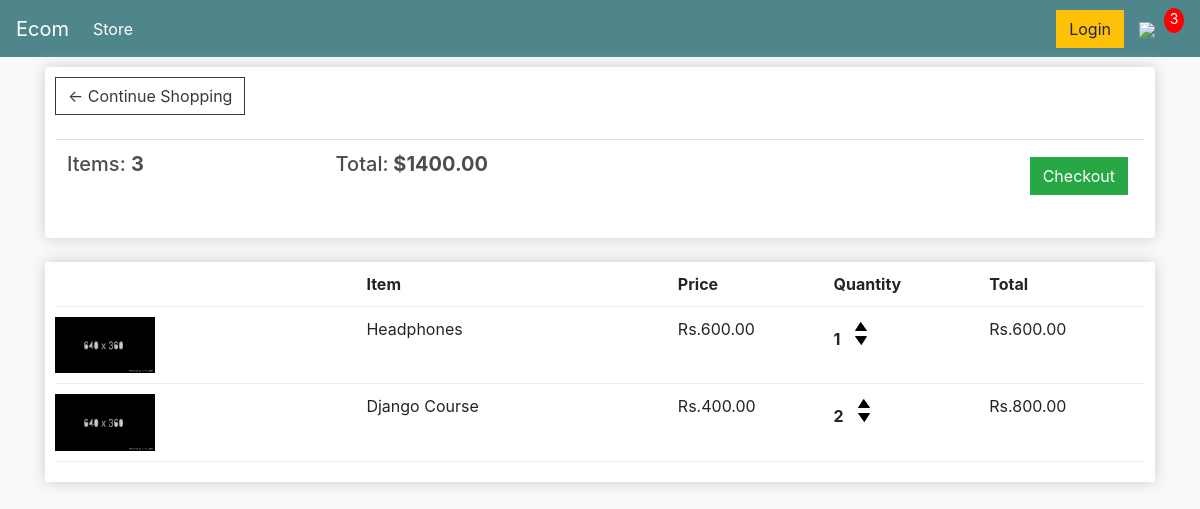
The page /cart/ (signed in) on the database as committed earlier.
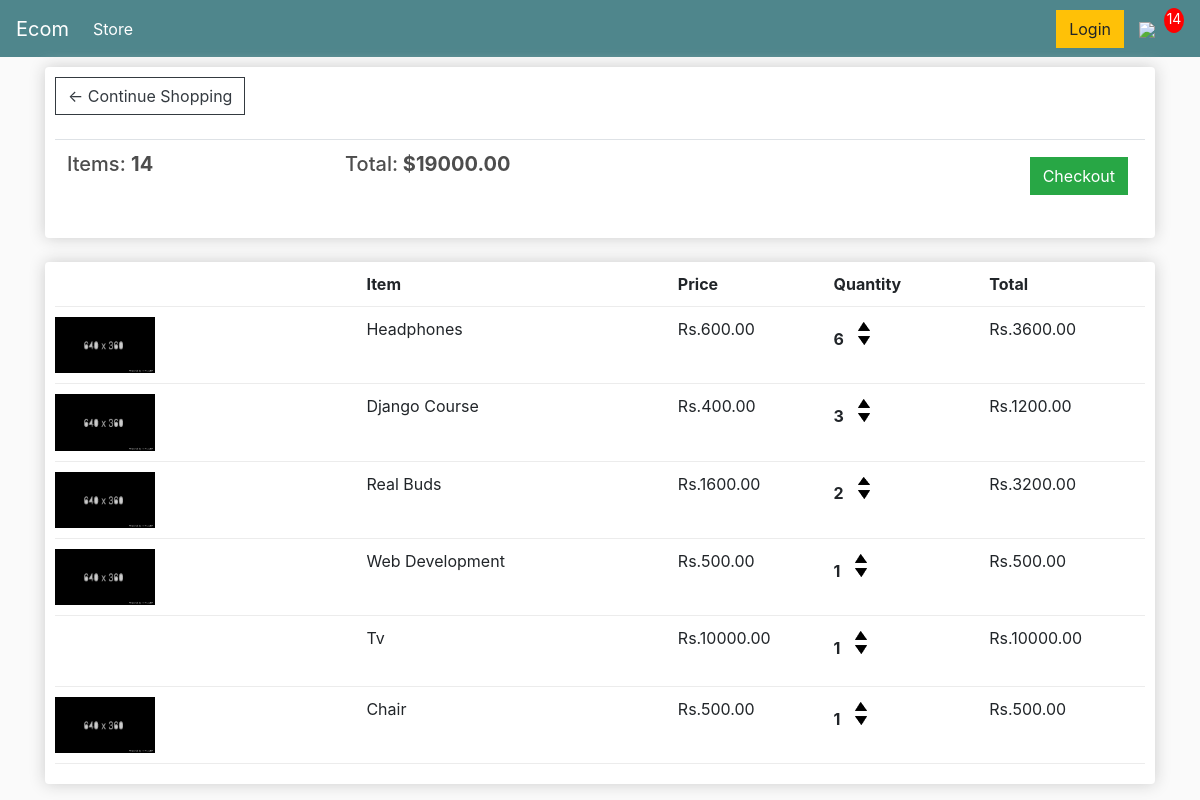
The same page on the database as committed later.
### ank/models.py (models this page shows, shortened)
class Order(models.Model):
	customer=models.ForeignKey(Customer, on_delete=models.SET_NULL,blank=True,null=True )
	date_ordered= models.DateTimeField(auto_now_add=True)
	complete=models.BooleanField(default=False,null=True,blank=False)
	transaction_id =models.CharField(max_length=200,null=True)
	@property
	def get_cart_total(self):
		orderitems=self.orderitem_set.all()
		total= sum([item.get_total for item in orderitems])
		return total
	@property
	def get_cart_items(self):
		orderitems=self.orderitem_set.all()
		total= sum([item.quantity for item in orderitems])
		return total

class OrderItem(models.Model):
	product =models.ForeignKey(Product, on_delete=models.SET_NULL,blank=True,null=True )
	order=models.ForeignKey(Order, on_delete=models.SET_NULL,blank=True,null=True )
	quantity =models.IntegerField(default=0,null=True,blank=True)
	date_added = models.DateTimeField(auto_now_add=True)
	@property
	def get_total(self):
		total=self.product.price * self.quantity
		return total

class Product(models.Model):
	name=models.CharField(max_length=200,null=True)
	price=models.FloatField()
	digital= models.BooleanField(default=False , null=True , blank=False)
	image=models.ImageField(null=True,blank=True)
	@property
	def imageURL(self):
		try:
			url=self.image.url
		except:
			url=''
		return url

### ank/views.py (the view)
# urls.py: path('cart/',views.cart,name="cart"),
def cart(request):
    if request.user.is_authenticated:
        customer = request.user.customer
        order, created = Order.objects.get_or_create(customer=customer, complete=False)
        items = order.orderitem_set.all()
        cartItems = order.get_cart_items
    else:
        items = []
        order = {'get_cart_total':0, 'get_cart_items':0, 'shipping':False}
        cartItems = order['get_cart_items']
    context = {'items':items, 'order':order, 'cartItems':cartItems}
    return render(request, 'ank/cart.html', context)

### ank/templates/ank/cart.html
{% extends 'ank/main.html' %}
{% load static %}
{% block content %}
    <div class="row">
        <div class="col-lg-12">
            <div class="box-element">
                <a  class="btn btn-outline-dark" href="{% url 'store' %}">&#x2190; Continue Shopping</a>
                <br>
                <br>
                <table class="table">
                    <tr>
                        <th><h5>Items: <strong>{{order.get_cart_items}}</strong></h5></th>
                        <th><h5>Total:<strong> ${{order.get_cart_total|floatformat:2}}</strong></h5></th>
                        <th>
                            <a  style="float:right; margin:5px;" class="btn btn-success" href="{% url 'checkout' %}">Checkout</a>
                        </th>
                    </tr>
                </table>
            </div>
            <br>
            <div class="box-element">
                <div class="cart-row">
                    <div style="flex:2"></div>
                    <div style="flex:2"><strong>Item</strong></div>
                    <div style="flex:1"><strong>Price</strong></div>
                    <div style="flex:1"><strong>Quantity</strong></div>
                    <div style="flex:1"><strong>Total</strong></div>
                </div>
                {% for item in items %}
                <div class="cart-row">
                    <div style="flex:2"><img class="row-image" src="{{item.product.imageURL}}"></div>
                    <div style="flex:2"><p>{{item.product.name}}</p></div>
                    <div style="flex:1"><p>Rs.{{item.product.price|floatformat:2}}</p></div>
                    <div style="flex:1">
                        <p class="quantity">{{item.quantity}}</p>
                        <div class="quantity">
                            <img data-product="{{item.product.id}}" data-action="add" class="chg-quantity update-cart" src="{% static  'images/arrow-up.png' %}">
                            <img data-product="{{item.product.id}}" data-action="remove" class="chg-quantity update-cart" src="{% static  'images/arrow-down.png' %}">
                        </div>
                    </div>
                    <div style="flex:1"><p>Rs.{{item.get_total|floatformat:2}}</p></div>
                </div>
                {% endfor %}
            </div>
        </div>
    </div>
{% endblock content %}

### ank/templates/ank/main.html (shortened to what this page needs)
{% load static %}
<!DOCTYPE html>
<html>
<head>
	<link rel="stylesheet" href="https://stackpath.bootstrapcdn.com/bootstrap/4.4.1/css/bootstrap.min.css">
	<link rel="stylesheet" type="text/css" href="{% static '/css/main.css' %}">
</head>
<body>
	<nav class="navbar navbar-expand-lg navbar-dark bg-dark">
	  <a class="navbar-brand" href="{% url 'home' %}">Ecom</a>
	  <div class="collapse navbar-collapse" id="navbarSupportedContent">
	    <ul class="navbar-nav mr-auto">
	      <li class="nav-item active">
	        <a class="nav-link" href="{% url 'store' %}">Store <span class="sr-only">(current)</span></a>
	      </li>
	    </ul>
	    <div class="form-inline my-2 my-lg-0">
	     	<a href="#"class="btn btn-warning">Login</a>
	     	<a href="{% url 'cart' %}">
	    		<img  id="cart-icon" src="{% static 'images/cart.png' %}">
	    	</a>
	    	<p id="cart-total">{{cartItems}}</p>
	    </div>
	  </div>
	</nav>
	<div class="container">
	{% block content %}
	{% endblock %}
</body>
</html>

### static/css/main.css (style rules this page uses)
body { background-color: hsl(0, 0%, 98%); }
h1,h2,h3,h4,h5,h6 { color:hsl(0, 0%, 30%); }
.box-element { box-shadow:hsl(0, 0%, 80%) 0 0 16px; background-color: #fff; border-radius: 4px; padding: 10px; }
.bg-dark { background-color: #4f868c!important; }
#cart-icon { width:25px; display: inline-block; margin-left: 15px; }
#cart-total { display: block; text-align: center; color:#fff; background-color: red; width: 20px; height: 25px; border-radius: 50%; font-size: 14px; }
.col-lg-4, .col-lg-6, .col-lg-8, .col-lg-12 { margin-top: 10px; }
.btn { border-radius: 0; }
.row-image { width: 100px; }
.cart-row { display: flex; align-items: flex-stretch; padding-bottom: 10px; margin-bottom: 10px; border-bottom: 1px solid #ececec; }
.quantity { display: inline-block; font-weight: 700; padding-right:10px; }
.chg-quantity { width: 12px; cursor: pointer; display: block; margin-top: 5px; transition:.1s; }

Rows that differ between the two databases and show on the page:
changed through a linked row, Order: get_cart_items "3" → "14"; get_cart_total "1400.00" → "19000.00"
changed OrderItem "Headphones": quantity "1" → "6"; get_total "600.00" → "3600.00"
changed OrderItem "Django Course": quantity "2" → "3"; get_total "800.00" → "1200.00"
added OrderItem: product.imageURL (picture), product.name "Real Buds", product.price "1600.00", quantity "2", get_total "3200.00"
added OrderItem: product.imageURL (picture), product.name "Web Development", product.price "500.00", quantity "1", get_total "500.00"
added OrderItem: product.name "Tv", product.price "10000.00", quantity "1", get_total "10000.00"
added OrderItem: product.imageURL (picture), product.name "Chair", product.price "500.00", quantity "1", get_total "500.00"
Other text that changed with them:
{{ cartItems }}: "3" → "14"
